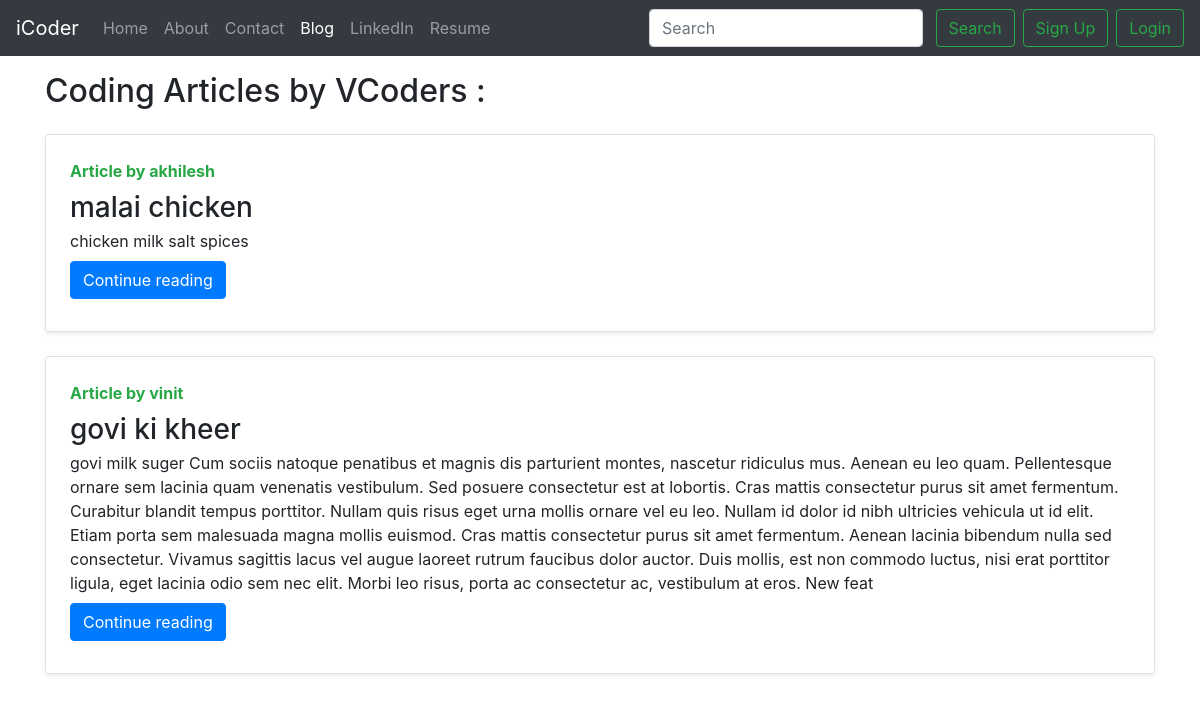
Screenshot of /blog/ with the database file from the repository.
### blog/models.py (models this page shows, shortened)
class Post(models.Model):
    sno = models.AutoField(primary_key=True)
    title = models.CharField(max_length=250)
    content = models.TextField()
    author = models.CharField(max_length=100)
    slug = models.CharField(max_length=100)
    timeStamp = models.DateTimeField(blank=True)

### blog/views.py (the view)
# urls.py: path('', views.BlogHome, name='BlogHome'),
def BlogHome(request):
    allPosts = Post.objects.all()
    context = {'allPosts': allPosts}
    return render(request, 'blog/blogHome.html', context)

### templates/blog/blogHome.html (shortened to what this page needs)
{% extends 'base.html'%}
{% block blogactive %} active {% endblock blogactive %}
{% block body%}
    <div class="container my-3">
    <h2>Coding Articles by VCoders : </h2>
        {% for post in allPosts %}
    <div class="row no-gutters border rounded overflow-hidden flex-md-row my-4 shadow-sm h-md-250 position-relative">
        <div class="col p-4 d-flex flex-column position-static">
          <strong class="d-inline-block mb-2 text-success"> Article by {{post.author}}</strong>
          <h3 class="mb-0">{{ post.title }}</h3>
          <p class="card-text mb-auto">{{post.content }}</p>
            <div class="my-2"><a href="/blog/{{post.slug}}" role="button" class="btn btn-primary">Continue reading</a></div>
        </div>
    </div>
        {% endfor %}
</div>
{% endblock body%}

### templates/base.html (shortened to what this page needs)
<!doctype html>
<html lang="en">
  <head>
      {% load static from staticfiles %}
      <link rel="stylesheet" href="https://stackpath.bootstrapcdn.com/bootstrap/4.4.1/css/bootstrap.min.css"
>
  </head>
  <body>
         <nav class="navbar navbar-expand-lg navbar-dark bg-dark">
            <a class="navbar-brand" href="/">iCoder</a>
        <div class="collapse navbar-collapse" id="navbarSupportedContent">
            <ul class="navbar-nav mr-auto">
              <li class="nav-item {% block homeactive %} {% endblock homeactive %}">
                <a class="nav-link" href="/">Home <span class="sr-only">(current)</span></a>
              </li>
              <li class="nav-item {% block aboutactive %} {% endblock aboutactive %}">
                <a class="nav-link" href="/about">About</a>
              </li><li class="nav-item {% block contactactive %} {% endblock contactactive %}">
                <a class="nav-link" href="/contact">Contact</a>
              </li>
              <li class="nav-item {% block blogactive %} {% endblock blogactive %}" >
                <a class="nav-link" href="/blog">Blog</a>
              </li>
               <li class="nav-item">
                    <a class="nav-link" href="https://www.linkedin.com/in/akhilesh-bhagat-aa8005148">LinkedIn</a>
                  </li>
                 <li class="nav-item">
                    <a class="nav-link" href="{% static 'ak_resume.pdf' %}">Resume</a>
                  </li>
            </ul>
          <div class="ml-auto form-inline">
                  <form method="get" action="/search" class=" my-2 my-lg-0">
                      <input class="form-control mr-sm-2" type="search" placeholder="Search" aria-label="Search"
                             name="query" id="query">
                      <button class="btn btn-outline-success my-2 my-sm-0" type="submit">Search</button>
                  </form>
                  {% if user.is_authenticated %}
                  <ul class="navbar-nav mr-2 ">
                    <li class="nav-item dropdown">
                      <a class="nav-link dropdown-toggle" href="#" id="navbarDropdown" role="button"
                         data-toggle="dropdown" aria-haspopup="true" aria-expanded="false">
                        {{ request.user }}
                      </a>
                      <div class="dropdown-menu" aria-labelledby="navbarDropdown">
                        <a class="dropdown-item" href="{% url 'logout'%}">Logout</a>
                      </div>
                      </li>
                  </ul>
                  {% else %}
                    <button type="button" class="btn btn-outline-success ml-2" data-toggle="modal" data-target="#signupModel">
                      Sign Up
                    </button>
                    <button type="button" class="btn btn-outline-success ml-2" data-toggle="modal" data-target="#loginModel">
                      Login
                    </button>
            </div>
          {% endif %}
        </div>
      </nav>
         {% block body %}
         {% endblock body %}
  </body>
</html>

### rows the page displays
Post: author "akhilesh", title "malai chicken", content "chicken milk salt spices"
Post: author "vinit", title "govi ki kheer", content "govi milk suger Cum sociis natoque penatibus et magnis dis parturient montes, nascetur ridiculus mus. Aenean eu leo quam. Pellentesque ornare sem lacinia quam venenatis vestibulum. Sed posuere consectetur est at lobortis. Cras mattis consectetur purus sit amet fermentum. Curabitur blandit tempus porttitor. Nullam quis risus eget urna mollis ornare vel eu leo. Nullam id dolor id nibh ultricies vehicula ut id elit. Etiam porta sem malesuada magna mollis euismod. Cras mattis consectetur purus sit amet fermentum. Aenean lacinia bibendum nulla sed consectetur. Vivamus sagittis lacus vel augue laoreet rutrum faucibus dolor auctor. Duis mollis, est non commodo luctus, nisi erat porttitor ligula,…"
